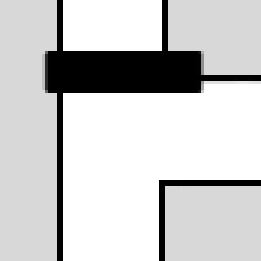
//> input picture free-space-poly-white.pgm, 87 x 87 px (shown 3 times larger)
$ ./main_poly   (built with g++ and OpenCV 4)
//> lines starting //> are read from the running program, lines starting //| are printed output that depends on the picture; after the words box and inside, x2 and y2 are one past the last pixel; in counts of white or black regions, pixels touching at a corner belong together
#include <iostream>
#include <vector>
#include <cmath>
#include <opencv2/opencv.hpp>

// Converts degrees to radians.
#define degreesToRadians(angleDegrees) (angleDegrees * M_PI / 180.0)
// Converts radians to degrees.
#define radiansToDegrees(angleRadians) (angleRadians * 180.0 / M_PI)

// Define grid parameters
const int gridSize = 50;
const double occupancyMax = 1.0;
const int npts = 10;  // Number of points to calculate
const int HCnpts = 8;  // Number of points to calculate
const double tau_obs = 0.8;  // Threshold for occupied cells
const double rC = 40;  // Example radius for the line
const double rHC = 6;  // Example radius for the half circle

// Define a structure to represent a point
struct Point {
    int x, y;

    Point(int x = 0.0, int y = 0.0) : x(x), y(y) {}
};

// Line equation given an angle and origin
std::vector<Point> line(double angle, Point origin, double radius) {
    std::vector<Point> points;
    for (double r = 1.0; r <= radius; r += 1.0) {
        int x = static_cast<int>(origin.x + r * cos((angle)));
        int y = static_cast<int>(origin.y + r * sin((angle)));
        points.push_back(Point(x, y));
    }
    return points;
}

// Half circle given an angle and origin
std::vector<Point> halfCircle(double angle, Point origin, double radius) {
    std::vector<Point> points;
    double start_angle = angle - M_PI/2;
    double end_angle = angle + M_PI/2;
    for (int i = 0; i < HCnpts; ++i) {
        double a = start_angle + (end_angle - start_angle) * i/HCnpts;
        int x = static_cast<int>(origin.x + radius * cos((a)));
        int y = static_cast<int>(origin.y + radius * sin((a)));
        points.push_back(Point(x, y));
    }
    return points;
}

// Half circle given an angle and origin
std::vector<Point> halfCircleShift(const std::vector<Point>& HCPts, int dx, int dy) {
    std::vector<Point> points;
    for (const Point& p : HCPts) {
        int x = static_cast<int>(p.x+dx);
        int y = static_cast<int>(p.y+dy);
        points.push_back(Point(x, y));
    }
    return points;
}

//Point findCollisionPoint(const std::vector<Point>& Lk, const std::vector<Point>& HCk, const cv::Mat& Pm) {
Point findCollisionPoint(const std::vector<Point>& Lk, std::vector<Point>& HCk, cv::Mat Pm) { // for visualization only
    Point collisionPoint;
    Point pprev = Lk[0];
    cv::Mat Pm_dummy = Pm.clone();

    bool found = false;
    // opencv are reversed
    for (const Point& p : Lk) {
            cv::circle(Pm_dummy, cv::Point(p.y, p.x), 1, cv::Scalar(255, 0, 0), -1);  // -1 means to fill the point
        }

    for (const Point &p: Lk) {
        // deltas for shifting circle
        int dx = p.x - pprev.x;
        int dy = p.y - pprev.y;
        if (found) {
            break;
        }
        for (const Point &q: HCk) {
            int qx = static_cast<int>(q.x);
            int qy = static_cast<int>(q.y); // opencv are reversed for visualization only
            std::cout << qy << " " << qx << std::endl;
            cv::circle(Pm_dummy, cv::Point(q.y, q.x), 1, cv::Scalar(0, 255, 0), -1);
            cv::imshow("Point Image", Pm_dummy);
            cv::waitKey(30);
            //Probability of occupancy if grid == 0 not occupied if grid == 255 occupied
            double mean_pix_value = (Pm.at<cv::Vec3b>(qx, qy)[0] + Pm.at<cv::Vec3b>(qx, qy)[1] + Pm.at<cv::Vec3b>(qx, qy)[2])/3.0;
            // opencv are reversed
            if (qx >= 0 && qx < Pm.rows && qy >= 0 && qy < Pm.cols &&
                (mean_pix_value / 255.0) < tau_obs) {
                std::cout << qy << " " << qx << std::endl;
                std::cout << (Pm.at<cv::Vec3b>(qy, qx)) << std::endl;
                cv::circle(Pm_dummy, cv::Point(q.y, q.x), 1, cv::Scalar(0, 0, 255), -1);
                cv::imshow("Point Image", Pm_dummy);
                cv::waitKey(200);
                collisionPoint = q;  // collision cell
                found = true;
                break;
            }
        }

        HCk = halfCircleShift(HCk, dx, dy);  // shift HCk
        pprev = p;
    }
    if (!found){
        // last point in Lk and check boundaries
        collisionPoint = Lk.back();
        if (collisionPoint.x > Pm.rows)
            collisionPoint.x = Pm.rows;
        if (collisionPoint.y > Pm.cols)
            collisionPoint.y = Pm.cols;
    }
    return collisionPoint;
}

// Function to calculate the free-space polygon
std::vector<Point> calculateFreeSpacePolygon(Point po, double theta_o, const cv::Mat& Pm) {
    std::vector<Point> P;
    //@TODO convert grid element to distance in m
    std::cout << Pm.at<cv::Vec3b>(po.y, po.x)[0]/255.0 << std::endl; // opencv are reversed

    for (int k = 0; k < npts; ++k) {
        double theta_k = theta_o + M_PI - (2.0 * M_PI * k)/npts;
        std::vector<Point> Lk = line(theta_k, po, rC);
        std::vector<Point> HCk = halfCircle(theta_k, po, rHC);

        // Find the collision point
        cv::Mat Pm_draw = Pm.clone();
        Point collisionPoint = findCollisionPoint(Lk, HCk, Pm_draw);
        P.push_back(collisionPoint); // collision point
    }

    return P;
}

int main(int argc, char** argv) {
    // Load an image map from a file
    cv::Mat map = cv::imread("/Users/luisbracamontes/Documents/Cpp/F1Tenth/free-space-poly-white.pgm"); // Replace "your_image.jpg" with the path to your image file
//> map is the input picture: 87 rows x 87 cols, CV_8UC3; min 0, max 255, mean 203.1
    // The algorithm for free-space polygon construction can be implemented here
    // Define other algorithm parameters
    Point po(53, 45);  // Example origin point (x, y)
    double theta_o = 0;  // Example initial angle

    // Calculate the free-space polygon
    std::vector<Point> freeSpacePolygon = calculateFreeSpacePolygon(po, theta_o, map);
//| 1
//> freeSpacePolygon = 10 items

    // Print the resulting free-space polygon points
    // draw init point in map
    cv::circle(map, cv::Point(po.y, po.x), 1, cv::Scalar(255, 0, 0), -1);  // -1 means to fill the point
//> map: 87 rows x 87 cols, CV_8UC3; 0.07% of pixels changed, all inside (x1, y1, x2, y2) = (44, 52, 47, 55)
    for (const Point& p : freeSpacePolygon) {
        std::cout << "x: " << p.y << ", y: " << p.x << std::endl;
        cv::circle(map, cv::Point(p.y, p.x), 1, cv::Scalar(0, 0, 255), -1);  // -1 means to fill the point
    }
//> this loop made 10 passes
//| x: 47, y: 30
//| x: 58, y: 30
//| x: 83, y: 40
//| x: 53, y: 60
//| x: 53, y: 60
//| x: 45, y: 87
//| x: 20, y: 77
//| x: 20, y: 56
//> (output is shown up to pass 8 of 10)
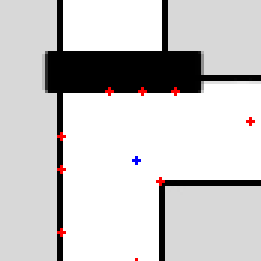
//> map: 87 rows x 87 cols, CV_8UC3 (shown 3 times larger); mean B, G, R 202.6, 202.4, 203.8
    cv::imshow("Point Image", map);
    cv::waitKey(0);

    return 0;
}
